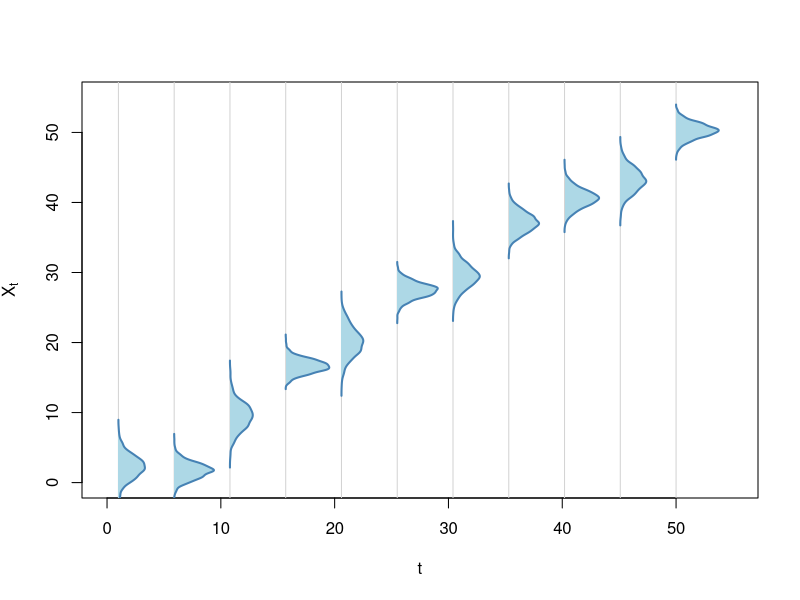

R code for this plot:
# X_t ~ GP(f(x), g(x))
# f(x) = x + e, where e ~ N(0, 4)
# g(x) = (sin(x))^2 + 1

rm(list = ls())
set.seed(seed = 2025)
x_seq <- seq(from = 1, to = 50, length.out = 11)
n <- 1000

f <- function(x){
	x + rnorm(n = 1, mean = 0, sd = 2)
}

g <- function(x){
	(sin(x))^2 + 1
}

#png(filename = "../images/gp.png", width = 8, height = 6, res = 600, units = "in")

plot(x = 0, 
	  y = 0, 
	  xlim = c(0, 55), 
	  ylim = c(0, 55), 
	  xlab = "t", 
	  ylab = expression(X[t]), 
	  main = "", 
	  type = "n")

for(x in x_seq){
	y_seq <- rnorm(n = n, mean = f(x), sd = g(x))
	y_dens <- density(x = y_seq)
	x_scaled <- x + y_dens$y * 10
	
	abline(v=x, col="lightgray")
	
	polygon(x = c(x, x_scaled, x),
			  y = c(min(y_dens$x), y_dens$x, max(y_dens$x)),
			  col = "lightblue", 
			  border = NA)
	
	lines(x = x_scaled, y = y_dens$x, col = "steelblue", lwd = 2)
}

#dev.off()
